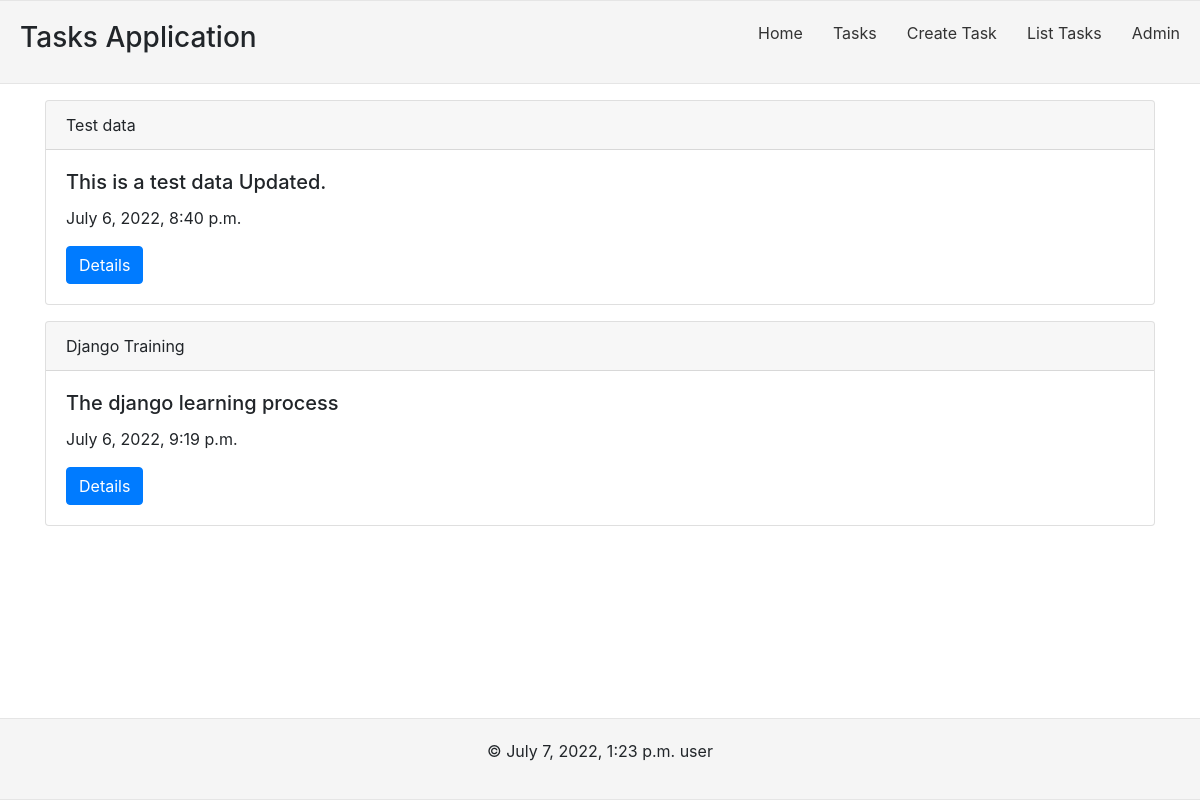
/tasks_list, run on an earlier commit of the app's database.
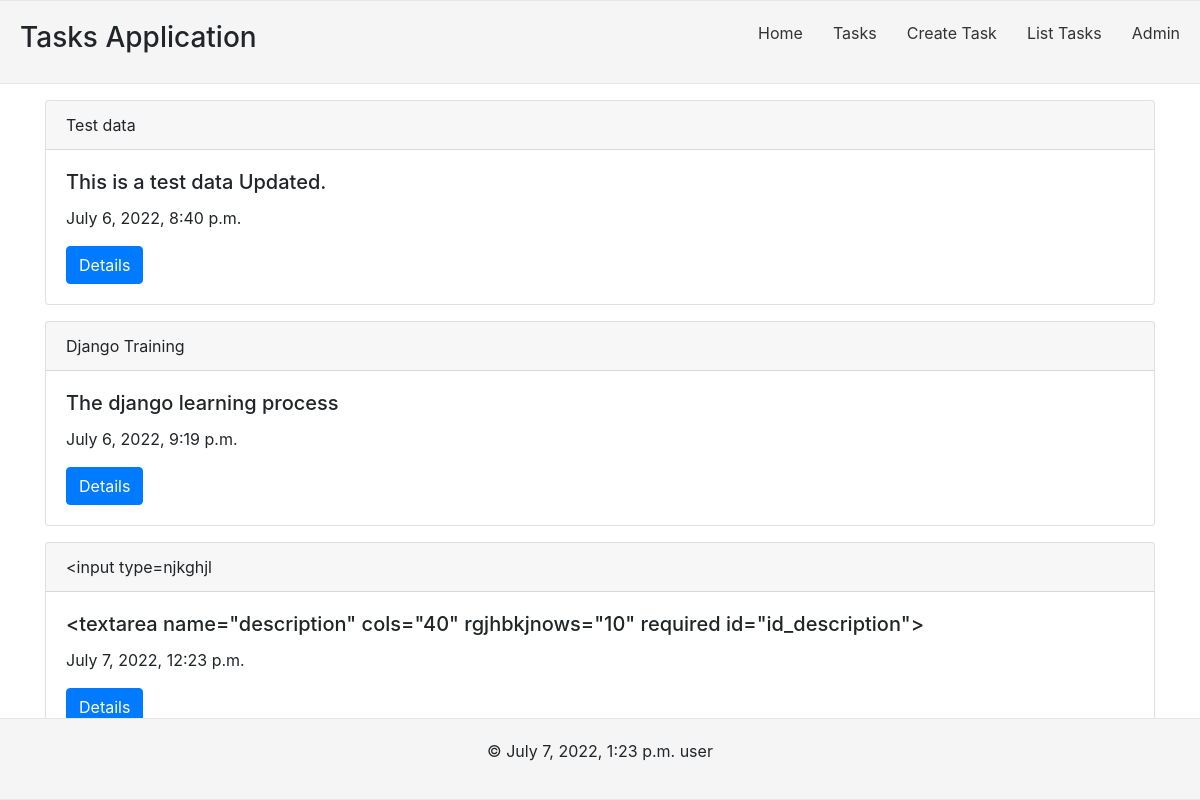
And on a later commit of the database.
### tasks/models.py (models this page shows, shortened)
class Tasks(models.Model):
    title = models.CharField(max_length=200)
    description = models.TextField()
    created_at = models.DateTimeField(auto_now_add=True)
    updated_at = models.DateTimeField(auto_now=True)
    completed = models.BooleanField(default=False)

### tasks/views.py (the view)
# urls.py: path('tasks_list', views.TaskListView.as_view(), name='tasks_list'),
class TaskListView(ListView):
    model = Tasks
    context_object_name= 'tasks'
    template_name = 'tasks/list.html'
    def get_context_data(self, **kwargs):
        context = super().get_context_data(**kwargs)
        context['title'] = 'List'
        context['now'] = datetime.now()
        return context

### tasks/templates/tasks/list.html
{% extends 'base.html' %} {% block content %}
<div class="container">
  {% for task in tasks%}
  <div class="card my-3">
    <div class="card-header">{{task.title}}</div>
    <div class="card-body">
      <h5 class="card-title">{{task.description}}</h5>
      <p class="card-text">{{task.created_at}}</p>
      <a href="#" class="btn btn-primary">Details</a>
    </div>
  </div>
  {% endfor %}
</div>
{% endblock %}

What changed in the data, as far as the page shows it:
added Tasks: title "<input type=njkghjl", description "<textarea name=\"description\" cols=\"40\" rgjhbkjnows=\"10\" required id=\"id_description\">", created_at "July 7, 2022, 12:23 p.m."
